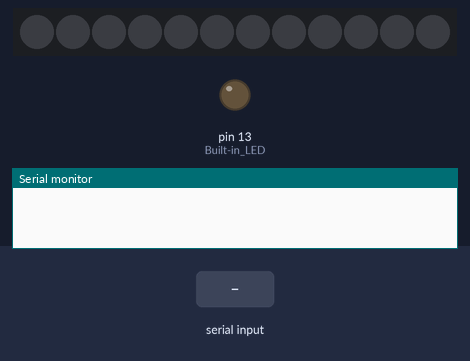
Recording of a sketch running on a simulated Arduino Uno, built with avr-gcc and run on an emulated ATmega328P. Shown: 12 RGB LEDs in strip order, left to right, output pins drawn as LEDs (lit = HIGH), the last lines printed to the serial monitor. The test bench sets the inputs (shaded band).

Above: at 2.2 s.
2.3 s: "switch\n" received over Serial
At 2.9 s:
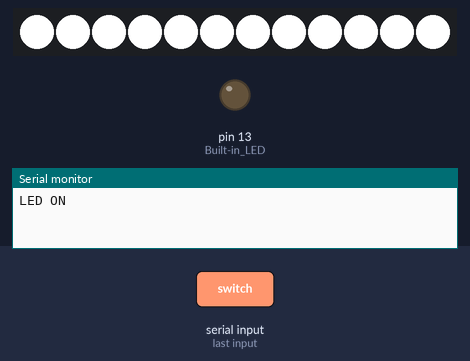
Timing chart, 0 to 5.3 s (numbered marks = the images above; inputs shaded):
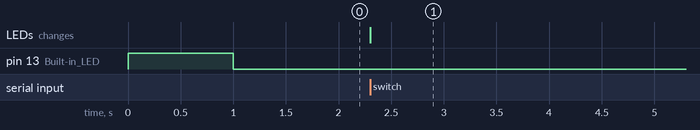

The sketch:

arduino_code.ino
```cpp
#include <Adafruit_NeoPixel.h>

#define LED_PIN 6    // GPIO pin for NeoPixel ring (use the correct pin for your setup)
#define LED_COUNT 12 // Number of LEDs in the ring

Adafruit_NeoPixel strip(LED_COUNT, LED_PIN, NEO_GRB + NEO_KHZ800);

bool isOn = false; // LED state

void setup() {
    pinMode(LED_BUILTIN, OUTPUT); // Built-in LED (onboard LED) as output
    Serial.begin(115200);         // Start serial communication
    strip.begin();                // Initialize the NeoPixel strip
    strip.show();                 // Ensure all LEDs are off at startup

    // Indicate the system is starting (onboard LED will blink)
    digitalWrite(LED_BUILTIN, HIGH);
    delay(1000);
    digitalWrite(LED_BUILTIN, LOW);
}

void loop() {
    // Check if there's data on the serial port
    if (Serial.available() > 0) {
        String command = Serial.readStringUntil('\n'); // Read incoming serial data
        command.trim(); // Remove any whitespace

        // If the command is "switch", toggle the state of the NeoPixel ring
        if (command == "switch") {
            isOn = !isOn; // Toggle the state

            if (isOn) {
                setRingWhite();
                Serial.println("LED ON");  // Send response to serial
            } else {
                turnOffRing();
                Serial.println("LED OFF"); // Send response to serial
            }
        }
    }
}

void setRingWhite() {
    for (int i = 0; i < LED_COUNT; i++) {
        strip.setPixelColor(i, strip.Color(255, 255, 255)); // Set all LEDs to white
    }
    strip.show();
}

void turnOffRing() {
    for (int i = 0; i < LED_COUNT; i++) {
        strip.setPixelColor(i, strip.Color(0, 0, 0)); // Turn off all LEDs
    }
    strip.show();
}
```

Measured:
- after the input at 2.3 s, the LEDs: change at once (image 1)
